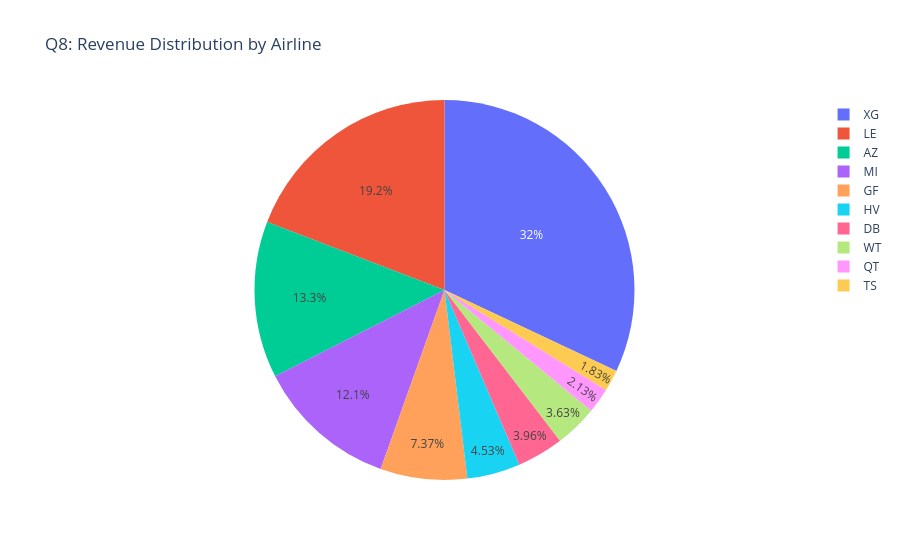

Notebook code for this chart:
### Code cell
# Question 8: Revenue distribution by airline
print("Q8: Whate are Top 10 revenue distribution by airline?")
revenue_by_airline = df_cleaned.groupby('airline')['harga'].sum().reset_index()
# Sort by average price from highest to lowest and get top 10
revenue_by_airline = revenue_by_airline.sort_values('harga', ascending=False).head(10)

fig8 = px.pie(revenue_by_airline, values='harga', names='airline',
               title="Q8: Revenue Distribution by Airline")
fig8.show()

### Figure 1 — Plotly figure (JSON) as saved in the notebook; plotly's stock layout.template omitted (floating-point values rounded to 4 significant figures)
{"data": [{"domain": {"x": [0, 1], "y": [0, 1]}, "hovertemplate": "airline=%{label}<br>harga=%{value}<extra></extra>", "labels": ["XG", "LE", "AZ", "MI", "GF", "HV", "DB", "WT", "QT", "TS"], "legendgroup": "", "name": "", "showlegend": true, "type": "pie", "values": [1829.0, 1095.0, 761.4, 688.9, 421.4, 258.6, 226.2, 207.5, 121.8, 104.4]}], "layout": {"legend": {"tracegroupgap": 0}, "title": {"text": "Q8: Revenue Distribution by Airline"}}}
